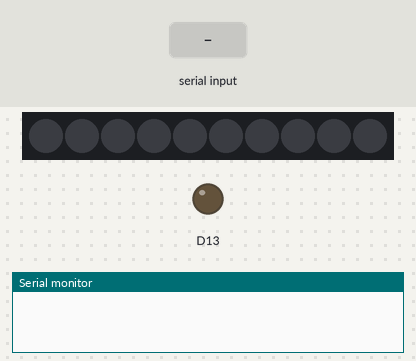
Recording of a sketch running on a simulated Adafruit Circuit Playground Express. Shown: 10 RGB LEDs in strip order, left to right, output pins drawn as LEDs (lit = HIGH), the last lines printed to the serial monitor. Inputs (shaded band) come from the test bench. Dim RGB values are drawn brighter than linear.

Above: at 1.2 s.
1.3 s: "90,45\n" received over Serial
At 2.5 s:
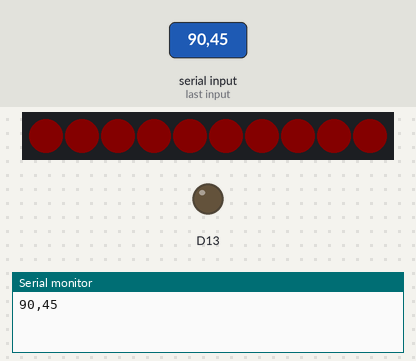
2.8 s: "200\n" received over Serial
4.3 s: "5\n" received over Serial
At 5.1 s:
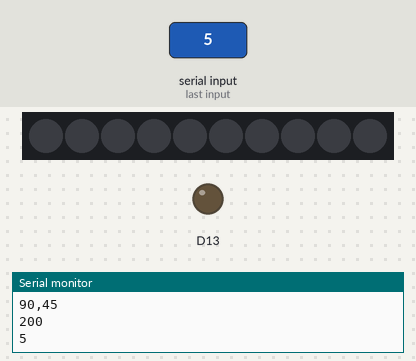
5.8 s: "90\n" received over Serial
At 7.1 s:
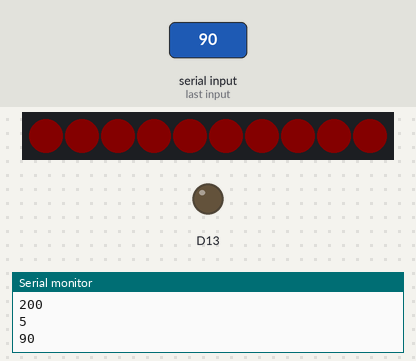
Timing chart, 0 to 8.3 s (numbered marks = the images above; inputs shaded):
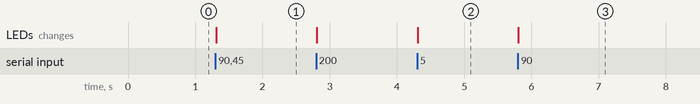

The sketch:

CpxSerialFade.ino
```cpp
/**
 * This example receives an integer value (as a text string) delimited by a return character '\n',
 * converts the text into an integer, and uses this to set the "brightness" of the red LEDs
 * on the NeoPixels.
 *
 * While this example will work with any Serial program, I wrote it to demonstrate the
 * Serial API for web browsers (currently only works with Chrome). This new API allows
 * developers to write JavaScript code in a web browser to read/write data over the serial
 * port, including to devices like Arduino.
 *
 * Circuit Playground API reference:
 * https://caternuson.github.io/Adafruit_CircuitPlayground/
 *
 * Web Serial API:
 * https://web.dev/serial/
 *
 * By Jon E. Froehlich
 * @jonfroehlich
 * http://makeabilitylab.io
 *
 */
#include <Adafruit_CircuitPlayground.h>

const int NUM_NEO_PIXELS = 10;

void setup() {
  CircuitPlayground.begin();
  //  CircuitPlayground.clearPixels();
}

void loop() {
  // Check to see if there is any incoming serial data
  if(Serial.available() > 0){
    // If we're here, then serial data has been received
    // Read data off the serial port until we get to the endline delimiter ('\n')
    // Store all of this data into a string
    String rcvdSerialData = Serial.readStringUntil('\n');

    // Send this data right back out on the serial port for debugging purposes
    Serial.println(rcvdSerialData);

    // Convert the data into an integer
    int val = rcvdSerialData.toInt();

    // Iterate through all NeoPixel LEDs and set the red brightness level
    for(int i = 0; i < NUM_NEO_PIXELS; i++){
      CircuitPlayground.setPixelColor(i, val, 0, 0);
    }
  }

  delay(10);
}
```

Measured:
- after the input at 1.3 s, the LEDs: change at once (image 1)
- after the input at 4.3 s, the LEDs: change at once (image 2)
- after the input at 5.8 s, the LEDs: change at once (image 3)
